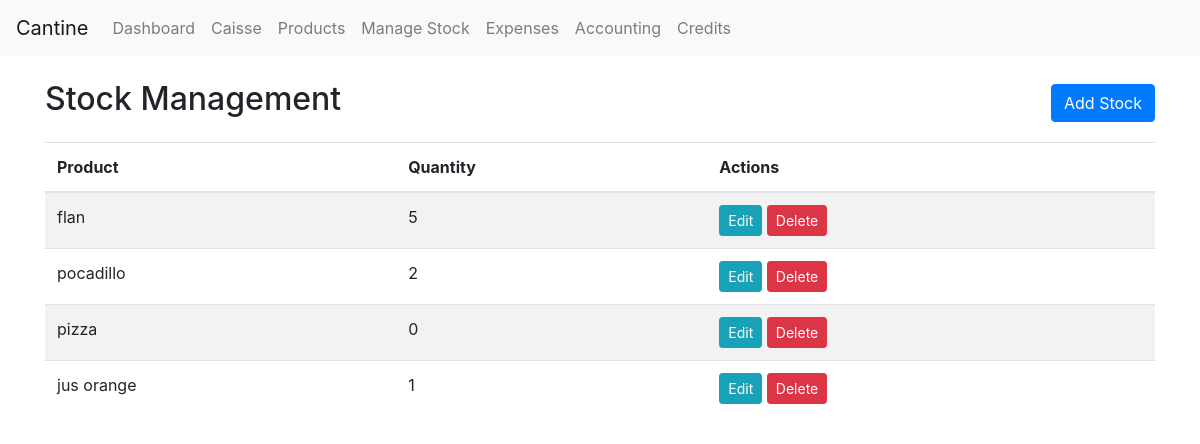
Before: /stock/ with the older database file.
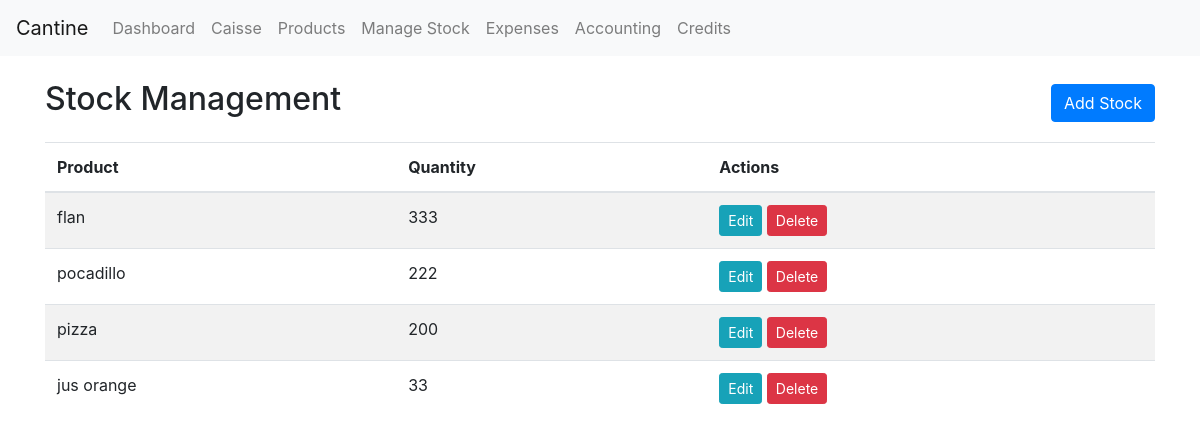
After: the same page with the newer database file.
### cantineApp/models.py (models this page shows, shortened)
class Stock(models.Model):
    product = models.OneToOneField(Product, on_delete=models.CASCADE, related_name='stock')
    quantity = models.PositiveIntegerField(default=0)

class Product(models.Model):
    name = models.CharField(max_length=100)
    price = models.DecimalField(max_digits=8, decimal_places=2)
    image = models.ImageField(upload_to='product_images/', blank=True, null=True)

### cantineApp/views.py (the view)
# urls.py: path('stock/', views.stock_list, name='stock_list'),
def stock_list(request):
    stocks = Stock.objects.select_related('product').all()
    return render(request, 'stock/stock_list.html', {'stocks': stocks})

### cantineApp/templates/stock/stock_list.html
{% extends 'base.html' %} {% load static %}{% block content %}
<div class="d-flex justify-content-between align-items-center mb-3">
  <h2>Stock Management</h2>
  <a href="{% url 'stock_create' %}" class="btn btn-primary">Add Stock</a>
</div>
<table class="table table-striped">
  <thead>
    <tr>
      <th>Product</th>
      <th>Quantity</th>
      <th>Actions</th>
    </tr>
  </thead>
  <tbody>
    {% for stock in stocks %}
    <tr>
      <td>{{ stock.product.name }}</td>
      <td>{{ stock.quantity }}</td>
      <td>
        <a href="{% url 'stock_update' stock.pk %}" class="btn btn-sm btn-info"
          >Edit</a
        >
        <a
          href="{% url 'stock_delete' stock.pk %}"
          class="btn btn-sm btn-danger"
          >Delete</a
        >
      </td>
    </tr>
    {% empty %}
    <tr>
      <td colspan="3" class="text-center">No stock records available.</td>
    </tr>
    {% endfor %}
  </tbody>
</table>
{% endblock %}

Changed rows visible on the page:
changed Stock "flan": quantity "5" → "333"
changed Stock "pocadillo": quantity "2" → "222"
changed Stock "pizza": quantity "0" → "200"
changed Stock "jus orange": quantity "1" → "33"
